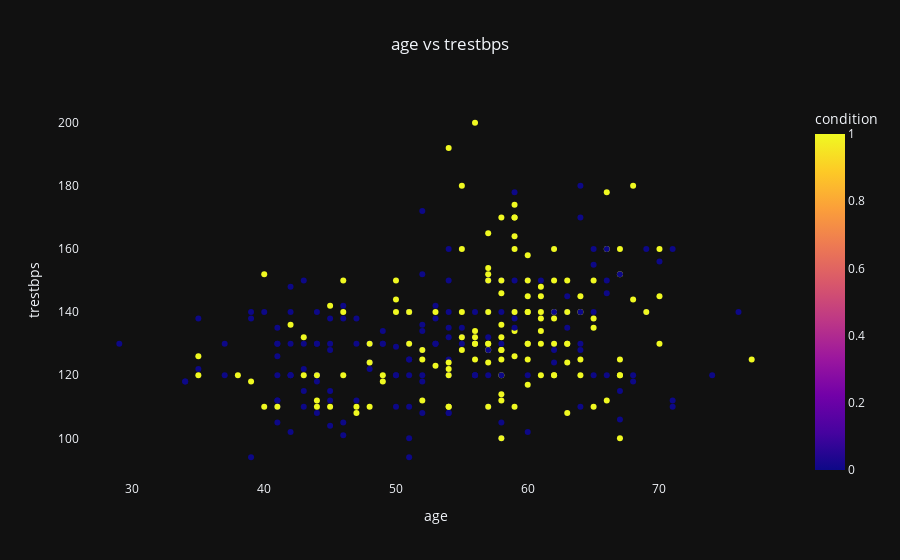
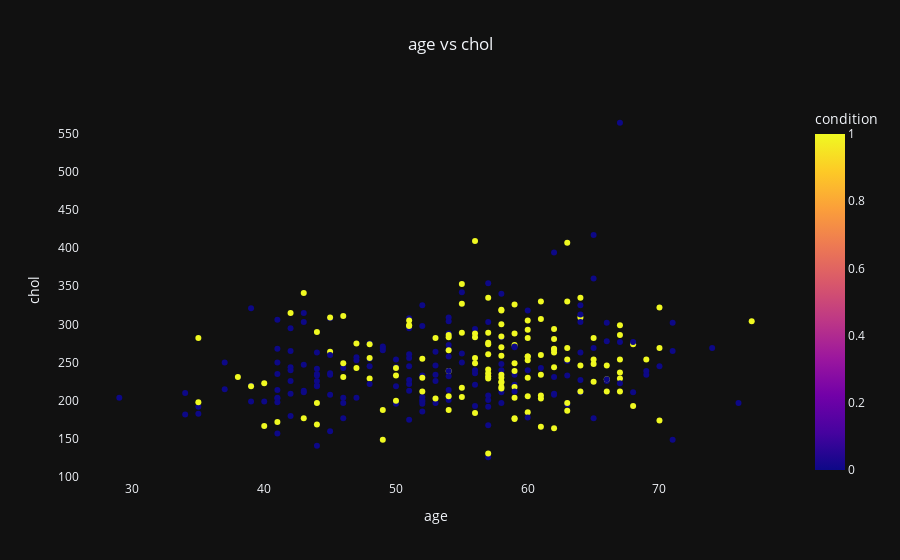
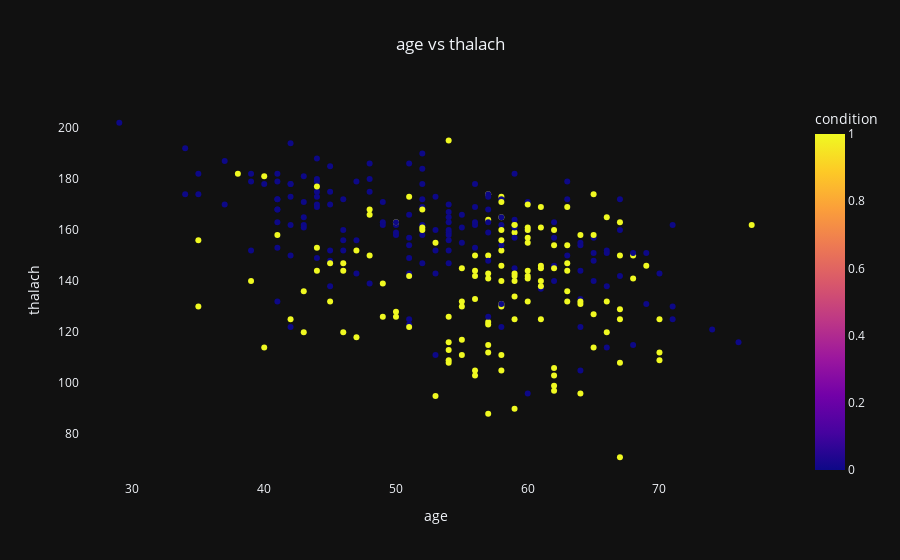

Write notebook code for charts like these, in order.
### Markdown cell above
### Insight 
The customer is more likley to churn if he/she is not a senior citizen, has no partner, uses a phone service and fiber, but not uses Online Security and backup

### Code cell
x_col_list = ["age","trestbps","chol","thalach","oldpeak"]
y_col_list = x_col_list
for x in x_col_list:
    for y in y_col_list:
        if x==y:
            continue
        else:
            scatter_visualization(x,y)

### Figure 1 — Plotly figure (JSON) as saved in the notebook; plotly's stock layout.template omitted (floating-point values rounded to 4 significant figures; data arrays with more than 128 entries replaced by an {"elided": "..."} marker saying what was removed)
{"data": [{"hovertemplate": "age=%{x}<br>trestbps=%{y}<br>condition=%{marker.color}<extra></extra>", "legendgroup": "", "marker": {"color": {"elided": "297 int values"}, "coloraxis": "coloraxis", "symbol": "circle"}, "mode": "markers", "name": "", "orientation": "v", "showlegend": false, "type": "scatter", "x": {"elided": "297 int values"}, "xaxis": "x", "y": {"elided": "297 int values"}, "yaxis": "y"}], "layout": {"coloraxis": {"colorbar": {"title": {"text": "condition"}}, "colorscale": [[0, "#0d0887"], [0.1111, "#46039f"], [0.2222, "#7201a8"], [0.3333, "#9c179e"], [0.4444, "#bd3786"], [0.5556, "#d8576b"], [0.6667, "#ed7953"], [0.7778, "#fb9f3a"], [0.8889, "#fdca26"], [1, "#f0f921"]]}, "legend": {"tracegroupgap": 0}, "title": {"text": "age vs trestbps", "x": 0.5}, "xaxis": {"anchor": "y", "domain": [0, 1], "showgrid": false, "title": {"text": "age"}}, "yaxis": {"anchor": "x", "domain": [0, 1], "showgrid": false, "title": {"text": "trestbps"}}}}

### Figure 2 — Plotly figure (JSON) as saved in the notebook; plotly's stock layout.template omitted (floating-point values rounded to 4 significant figures; data arrays with more than 128 entries replaced by an {"elided": "..."} marker saying what was removed)
{"data": [{"hovertemplate": "age=%{x}<br>chol=%{y}<br>condition=%{marker.color}<extra></extra>", "legendgroup": "", "marker": {"color": {"elided": "297 int values"}, "coloraxis": "coloraxis", "symbol": "circle"}, "mode": "markers", "name": "", "orientation": "v", "showlegend": false, "type": "scatter", "x": {"elided": "297 int values"}, "xaxis": "x", "y": {"elided": "297 int values"}, "yaxis": "y"}], "layout": {"coloraxis": {"colorbar": {"title": {"text": "condition"}}, "colorscale": [[0, "#0d0887"], [0.1111, "#46039f"], [0.2222, "#7201a8"], [0.3333, "#9c179e"], [0.4444, "#bd3786"], [0.5556, "#d8576b"], [0.6667, "#ed7953"], [0.7778, "#fb9f3a"], [0.8889, "#fdca26"], [1, "#f0f921"]]}, "legend": {"tracegroupgap": 0}, "title": {"text": "age vs chol", "x": 0.5}, "xaxis": {"anchor": "y", "domain": [0, 1], "showgrid": false, "title": {"text": "age"}}, "yaxis": {"anchor": "x", "domain": [0, 1], "showgrid": false, "title": {"text": "chol"}}}}

### Figure 3 — Plotly figure (JSON) as saved in the notebook; plotly's stock layout.template omitted (floating-point values rounded to 4 significant figures; data arrays with more than 128 entries replaced by an {"elided": "..."} marker saying what was removed)
{"data": [{"hovertemplate": "age=%{x}<br>thalach=%{y}<br>condition=%{marker.color}<extra></extra>", "legendgroup": "", "marker": {"color": {"elided": "297 int values"}, "coloraxis": "coloraxis", "symbol": "circle"}, "mode": "markers", "name": "", "orientation": "v", "showlegend": false, "type": "scatter", "x": {"elided": "297 int values"}, "xaxis": "x", "y": {"elided": "297 int values"}, "yaxis": "y"}], "layout": {"coloraxis": {"colorbar": {"title": {"text": "condition"}}, "colorscale": [[0, "#0d0887"], [0.1111, "#46039f"], [0.2222, "#7201a8"], [0.3333, "#9c179e"], [0.4444, "#bd3786"], [0.5556, "#d8576b"], [0.6667, "#ed7953"], [0.7778, "#fb9f3a"], [0.8889, "#fdca26"], [1, "#f0f921"]]}, "legend": {"tracegroupgap": 0}, "title": {"text": "age vs thalach", "x": 0.5}, "xaxis": {"anchor": "y", "domain": [0, 1], "showgrid": false, "title": {"text": "age"}}, "yaxis": {"anchor": "x", "domain": [0, 1], "showgrid": false, "title": {"text": "thalach"}}}}
